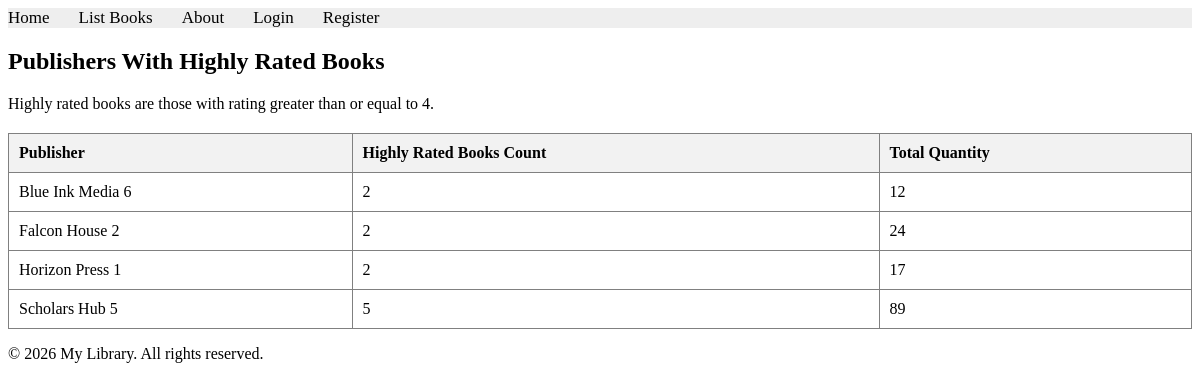
Page /books/lab9/task5 on the committed database.
### apps/bookmodule/models.py (models this page shows, shortened)
class Publisher(models.Model):
    name = models.CharField(max_length=200)
    location = models.CharField(max_length=300)

### apps/bookmodule/views.py (the view)
# urls.py: path('lab9/task5', views.lab9_task5, name="books.lab9_task5"),
def lab9_task5(request):
    publishers = Publisher.objects.annotate(
        highly_rated_books_count=Count('book', filter=Q(book__rating__gte=4), distinct=True),
        highly_rated_books_quantity=Coalesce(
            Sum('book__quantity', filter=Q(book__rating__gte=4)),
            0,
        ),
    ).filter(highly_rated_books_count__gt=0).order_by('name')
    return render(
        request,
        'bookmodule/lab9_task5.html',
        {'publishers': publishers},
    )

### apps/templates/bookmodule/lab9_task5.html (shortened to what this page needs)
{% extends "layouts/base.html" %}
{% block content %}
<h2>Publishers With Highly Rated Books</h2>
<p>Highly rated books are those with rating greater than or equal to 4.</p>
<table border="1" style="width: 100%; border-collapse: collapse; margin-top: 20px;">
    <thead>
        <tr style="background-color: #f2f2f2; text-align: left;">
            <th style="padding: 10px;">Publisher</th>
            <th style="padding: 10px;">Highly Rated Books Count</th>
            <th style="padding: 10px;">Total Quantity</th>
        </tr>
    </thead>
    <tbody>
        {% for publisher in publishers %}
        <tr>
            <td style="padding: 10px;">{{ publisher.name }}</td>
            <td style="padding: 10px;">{{ publisher.highly_rated_books_count }}</td>
            <td style="padding: 10px;">{{ publisher.highly_rated_books_quantity }}</td>
        </tr>
        {% empty %}
        <tr>
            <td colspan="3" style="text-align: center; padding: 10px;">No publishers with highly rated books found.</td>
        </tr>
        {% endfor %}
    </tbody>
</table>
{% endblock content %}

### rows in the picture
Publisher: name "Blue Ink Media 6", highly_rated_books_count "2", highly_rated_books_quantity "12"
Publisher: name "Falcon House 2", highly_rated_books_count "2", highly_rated_books_quantity "24"
Publisher: name "Horizon Press 1", highly_rated_books_count "2", highly_rated_books_quantity "17"
Publisher: name "Scholars Hub 5", highly_rated_books_count "5", highly_rated_books_quantity "89"
